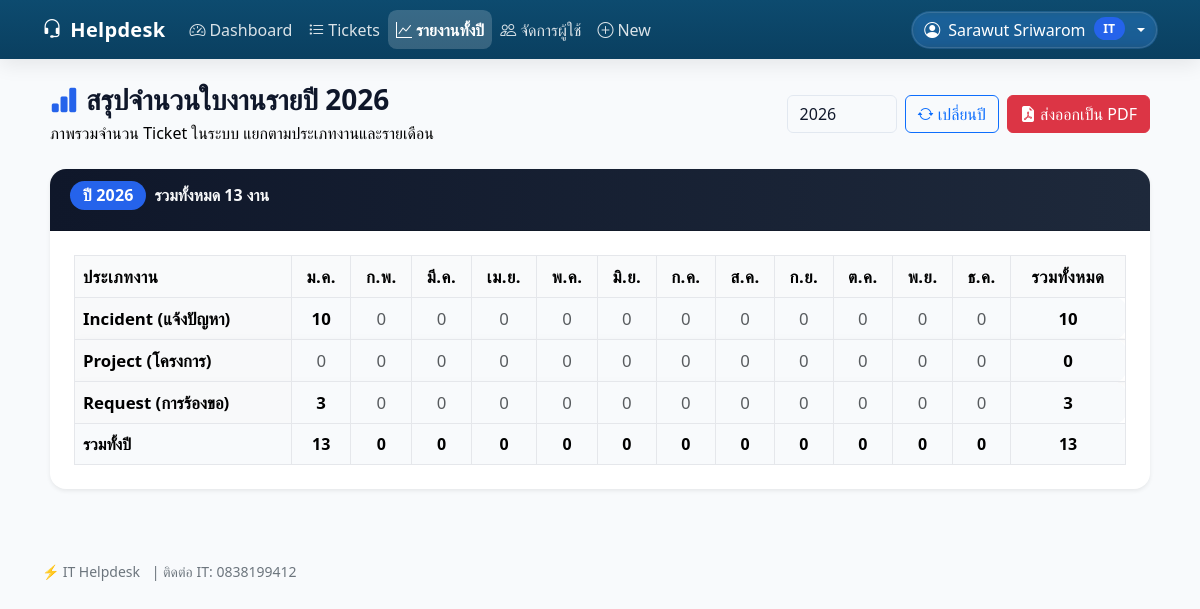
The page /helpdesk/reports/year/2026/ (signed in) on the database its author committed.
### helpdesk/models.py (models this page shows, shortened)
class Category(models.Model):
    name = models.CharField(max_length=100, unique=True)
    description = models.TextField(blank=True)
    class Meta:
        ordering = ["name"]

class UserProfile(models.Model):
    user = models.OneToOneField(
        settings.AUTH_USER_MODEL,
        on_delete=models.CASCADE,
        related_name="profile",
    )
    contact = models.CharField(
        "เบอร์โทรหรือ Line ID",
        max_length=255,
        blank=True,
        default="",
    )

### helpdesk/views.py (the view)
# urls.py: path("reports/year/<int:year>/", views.ticket_year_summary_page, name="ticket_year_summary_page"),
@login_required
def ticket_year_summary_page(request, year):
    if not _is_it_staff(request.user):
        return HttpResponseForbidden("อนุญาตเฉพาะเจ้าหน้าที่ IT เท่านั้น")
    try:
        year_param = int(request.GET.get("year", year))
    except (TypeError, ValueError):
        year_param = year
    year = year_param  # ใช้ตัวแปร year ต่อจากนี้
    qs = Ticket.objects.filter(created_at__year=year)
    month_numbers = list(range(1, 13))
    categories = list(Category.objects.all().order_by("name"))
    rows = []
    grand_total = 0
    for cat in categories:
        monthly = []
        row_total = 0
        for m in month_numbers:
            count = qs.filter(category=cat, created_at__month=m).count()
            monthly.append(count)
            row_total += count
        grand_total += row_total
        rows.append({
            "category": cat,
            "monthly": monthly,
            "row_total": row_total
        })
    month_totals = []
    for m in month_numbers:
        count = qs.filter(created_at__month=m).count()
        month_totals.append(count)
    context = {
        "year": year,
        "months": MONTH_LABELS_TH,   # ถ้าพี่ประกาศ MONTH_LABELS_TH ไว้ด้านบนแล้ว
        "rows": rows,
        "month_totals": month_totals,
        "grand_total": grand_total,
    }
    return render(request, "helpdesk/ticket_year_summary.html", context)

### helpdesk/context_processors.py (called while the page is built)
def it_contact(request):
    it_user = (
        User.objects.filter(is_active=True)
        .filter(Q(is_superuser=True) | Q(groups__name__icontains="IT") | Q(user_permissions__codename="change_ticket"))
        .distinct()
        .first()
    )
    contact = ""
    if it_user:
        profile, _ = UserProfile.objects.get_or_create(user=it_user)
        contact = profile.contact or ""
    return {"IT_CONTACT": contact}

### helpdesk/views.py (called while the page is built)
def _is_it_staff(user):
    return user.is_superuser or user.has_perm("helpdesk.change_ticket")

### helpdesk/templates/helpdesk/ticket_year_summary.html (shortened to what this page needs)
{% extends "helpdesk/base.html" %}
{% load tz %}
{% block content %}
<div class="container-lg px-2 fade-in">
  <div class="d-flex flex-column flex-md-row align-items-md-center justify-content-between gap-3 mb-4">
    <div>
      <h1 class="h3 mb-1 fw-bold d-flex align-items-center gap-2">
        <i class="bi bi-bar-chart-fill text-primary fs-3"></i>
        สรุปจำนวนใบงานรายปี {{ year }}
      </h1>
      <div class="helpdesk-year-subtitle">
        ภาพรวมจำนวน Ticket ในระบบ แยกตามประเภทงานและรายเดือน
      </div>
    </div>
    <div class="d-flex gap-2">
      <form method="get" class="d-flex gap-2">
        <input type="number"
              name="year"
              class="form-control"
              value="{{ year }}"
              style="max-width: 110px;">
        <button class="btn btn-outline-primary">
          <i class="bi bi-arrow-repeat"></i>
          เปลี่ยนปี
        </button>
      </form>
      <a href="{% url 'helpdesk:ticket_summary_pdf' %}?year={{ year }}"
        class="btn btn-danger"
        target="_blank"
        rel="noopener">
        <i class="bi bi-file-earmark-pdf-fill"></i>
        ส่งออกเป็น PDF
      </a>
    </div>
  </div>
    <div class="card card-quiet report-card shadow-sm">
      <div class="card-header d-flex justify-content-between align-items-center">
        <div class="d-flex align-items-center gap-2 mb-2">
          <span class="badge bg-primary">ปี {{ year }}</span>
          <span class="small text-light fw-semibold">
            รวมทั้งหมด {{ grand_total }} งาน
          </span>
        </div>
      </div>
    <div class="card-body p-3 p-md-4">
      <div class="table-responsive">
        <table class="table align-middle text-center report-table mb-0">
          <thead>
            <tr>
              <th class="text-start" style="min-width:170px;">ประเภทงาน</th>
              {% for m in months %}
                <th>{{ m }}</th>
              {% endfor %}
              <th class="report-total-col">รวมทั้งหมด</th>
            </tr>
          </thead>
          <tbody>
            {% for row in rows %}
              <tr>
                <th class="text-start bg-light">
                  {% if row.category %}
                    {{ row.category.name }}
                  {% else %}
                    ไม่ระบุประเภท
                  {% endif %}
                </th>
                {% for c in row.monthly %}
                  <td>
                    {% if c > 0 %}
                      <span class="badge report-month-badge fw-semibold">
                        {{ c }}
                      </span>
                    {% else %}
                      <span class="text-muted">0</span>
                    {% endif %}
                  </td>
                {% endfor %}
                <td class="fw-bold report-total-col">
                  {{ row.row_total }}
                </td>
              </tr>
            {% endfor %}
          </tbody>
          <tfoot>
            <tr class="report-grand-row fw-bold">
              <td class="text-start">รวมทั้งปี</td>
              {% for total in month_totals %}
                <td>{{ total }}</td>
              {% endfor %}
              <td>{{ grand_total }}</td>
            </tr>
          </tfoot>
        </table>
      </div>
    </div>
  </div>
</div>
{% endblock %}

### helpdesk/templates/helpdesk/base.html (shortened to what this page needs)
{% load static %}
{% now "Y" as current_year %}
<!doctype html>
<html lang="th">
<head>
  <link rel="stylesheet" href="https://cdn.jsdelivr.net/npm/bootstrap@5.3.3/dist/css/bootstrap.min.css">
  <link rel="stylesheet" href="https://cdn.jsdelivr.net/npm/bootstrap-icons@1.11.3/font/bootstrap-icons.css">
  <link rel="stylesheet" href="https://cdn.datatables.net/2.0.7/css/dataTables.bootstrap5.min.css">
  <link href="https://cdn.jsdelivr.net/npm/select2@4.1.0-rc.0/dist/css/select2.min.css" rel="stylesheet" />
  <link rel="stylesheet" href="{% static 'helpdesk/app.css' %}?v=1">
</head>
<body>
  <nav class="navbar navbar-expand-lg navbar-dark">
    <div class="container">
      <a class="navbar-brand d-flex align-items-center" href="{% url 'helpdesk:dashboard' %}">
        <i class="bi bi-headset me-2"></i>Helpdesk
      </a>
      <div class="collapse navbar-collapse" id="navMain">
        <ul class="navbar-nav me-auto mb-2 mb-lg-0">
          {% with u=request.resolver_match.url_name|default:'' %}
            <li class="nav-item">
              <a class="nav-link {% if u == 'dashboard' %}active{% endif %}"
                href="{% url 'helpdesk:dashboard' %}">
                <i class="bi bi-speedometer2 me-1"></i>Dashboard
              </a>
            </li>
            <li class="nav-item">
              <a class="nav-link {% if u == 'ticket_list' or u == 'ticket_detail' or u == 'ticket_update' %}active{% endif %}"
                href="{% url 'helpdesk:ticket_list' %}">
                <i class="bi bi-list-task me-1"></i>Tickets
              </a>
            </li>
            {% if perms.helpdesk.change_ticket %}
              <li class="nav-item">
                <a class="nav-link {% if u == 'ticket_year_summary_page' %}active{% endif %}"
                  {% if u == 'ticket_year_summary_page' %}aria-current="page"{% endif %}
                  href="{% url 'helpdesk:ticket_year_summary_page' current_year %}">
                  <i class="bi bi-graph-up me-1"></i>รายงานทั้งปี
                </a>
              </li>
            {% endif %}
            {% if perms.auth.view_user %}
              <li class="nav-item">
                <a class="nav-link {% if u == 'users_list' or u == 'users_create' or u == 'users_edit' %}active{% endif %}"
                  href="{% url 'helpdesk:users_list' %}">
                  <i class="bi bi-people me-1"></i>จัดการผู้ใช้
                </a>
              </li>
            {% endif %}
            {% if perms.helpdesk.add_ticket %}
              <li class="nav-item">
                <a class="nav-link {% if u == 'ticket_create' %}active{% endif %}"
                  href="{% url 'helpdesk:ticket_create' %}">
                  <i class="bi bi-plus-circle me-1"></i>New
                </a>
              </li>
            {% endif %}
          {% endwith %}
        </ul>
        <div class="ms-auto d-flex align-items-center gap-2">
          {% if request.user.is_authenticated %}
          <div class="dropdown">
            <button class="btn btn-userchip dropdown-toggle d-flex align-items-center gap-2" data-bs-toggle="dropdown"
              aria-expanded="false">
              <i class="bi bi-person-circle"></i>
              <span class="text-truncate" style="max-width: 180px;">
                {% firstof request.user.get_full_name request.user.username %}
              </span>
              {% if request.user.is_superuser or perms.helpdesk.change_ticket %}
                <span class="badge rounded-pill bg-primary">IT</span>
              {% else %}
                <span class="badge rounded-pill bg-secondary">User</span>
              {% endif %}
            </button>
          </div>
          {% else %}
          <a class="btn btn-outline-light btn-sm" href="{% url 'login' %}?next={{ request.path|urlencode }}">Login</a>
          {% endif %}
        </div>
      </div>
    </div>
  </nav>
  <main class="container my-4">
    {% block content %}{% endblock %}
    <footer class="text-secondary small mt-5 py-4">
      ⚡ IT Helpdesk
      {% if IT_CONTACT %}
        <span class="ms-2">| ติดต่อ IT: {{ IT_CONTACT }}</span>
      {% endif %}
    </footer>
  </main>
</body>
</html>

### static/helpdesk/app.css (style rules this page uses)
:root { --bs-primary: #2563eb; --bs-primary-rgb: 37,99,235; --bs-secondary: #64748b; --bs-body-bg: #f8fafc; --bs-body-color: #0f172a; --card-radius: 16px; --card-shadow: 0 6px 22px rgba(2, 6, 23, 0.06); }
body:not(.auth-page) { background: var(--bs-body-bg); color: var(--bs-body-color); }
.navbar { --bs-navbar-padding-y: .6rem; background: linear-gradient(180deg, #0d4b6f, #0a3f60); backdrop-filter: saturate(140%) blur(6px); box-shadow: 0 6px 20px rgba(0, 0, 0, .08); position: relative; z-index: 2000; }
.navbar .navbar-brand { letter-spacing: .3px; font-weight: 700; }
.navbar .nav-link { color: rgba(255, 255, 255, .85); border-radius: .55rem; padding: .45rem .75rem; transition: background .2s ease, color .2s ease, transform .15s ease; }
.navbar .nav-link.active { color: #fff; background: rgba(255, 255, 255, .18); font-weight: 600; }
.btn-userchip { --bs-btn-bg: rgba(255, 255, 255, .10); --bs-btn-color: #fff; --bs-btn-border-color: transparent; --bs-btn-hover-bg: rgba(255, 255, 255, .18); --bs-btn-hover-border-color: transparent; --bs-btn-padding-x: .75rem; --bs-btn-padding-y: .375rem; border-radius: 999px; backdrop-filter: saturate(180%) blur(4px); box-shadow: inset 0 0 0 1px rgba(255, 255, 255, .12); }
.card { border: 0 !important; border-radius: var(--card-radius) !important; box-shadow: var(--card-shadow); }
.card-quiet { background: #fff; }
.table-responsive thead th { position: sticky; top: 0; background: #fff; z-index: 2; }
.badge { border-radius: 9999px; padding: .35rem .6rem; font-weight: 700; line-height: 1; display: inline-flex; align-items: center; letter-spacing: .2px; font-size: .76rem; }
.fade-in { animation: fadeIn .35s ease-out both; }
.form-control, .form-select { border-color: #e2e8f0; }
.table { border-collapse: separate; border-spacing: 0 6px; }
.table thead th { font-size: 0.75rem; text-transform: uppercase; letter-spacing: 0.03em; color: #64748b; border-bottom: none; }
.table tbody tr { background: #ffffff; box-shadow: 0 4px 12px rgba(15, 23, 42, 0.05); transition: 0.2s ease; }
.table tbody td:last-child { border-radius: 0 12px 12px 0; }
.report-card { border-radius: 0; overflow: hidden; }
.report-card .card-header { background: linear-gradient(90deg, #0f172a, #1e293b); color: #f9fafb; padding: 0.75rem 1.25rem; }
.report-table { border-collapse: collapse; border-spacing: 0; width: 100%; }
.report-table th, .report-table td { vertical-align: middle; font-size: 0.85rem; border: 1px solid #e5e7eb; border-radius: 0; color: #000000; }
.report-table thead th { font-weight: 600; white-space: nowrap; background: #f9fafb; }
.report-total-col { background-color: #0478570d; border-left: 2px solid #04785733; }
.report-grand-row td, .report-grand-row th { font-weight: 700; }
.report-month-badge { background: transparent; color: #000000; padding: 0; border-radius: 0; font-weight: 700; box-shadow: none; }
.report-table th, .report-table td { font-size: 1rem !important; }
.report-table thead th { font-size: 1.05rem !important; }
.report-table tbody th { font-size: 1rem !important; font-weight: 700; }
.report-card .card-header { font-size: 1rem; }
.report-card .card-header .badge { font-size: 1rem; padding: 0.4rem 0.8rem; }
.report-card .card-header span { font-size: 1rem; }
.report-table thead th { font-size: 1.05rem !important; color: #000000 !important; font-weight: 700; }
.report-table tbody th, .report-table tbody td { font-size: 1.05rem !important; color: #000000 !important; }
.report-table .report-month-badge { font-size: 1.05rem !important; font-weight: 700; line-height: 1.2; }
.helpdesk-year-subtitle { font-size: 1rem !important; color: #000000 !important; font-weight: 500; }

### rows shown on the page
Category: category.name "Incident (แจ้งปัญหา)", monthly "10", row_total "10"
Category: category.name "Project (โครงการ)", row_total "0"
Category: category.name "Request (การร้องขอ)", monthly "3", row_total "3"
UserProfile: contact "0838199412"

### other values the page prints
{{ year }} "2026"
{{ grand_total }} "13"
{{ m }} "ม.ค." "ก.พ." "มี.ค." "เม.ย." "พ.ค." "มิ.ย." "ก.ค." "ส.ค." "ก.ย." "ต.ค." "พ.ย." "ธ.ค."
{{ total }} "13" "0" "0" "0" "0" "0" "0" "0" "0" "0" "0" "0"
